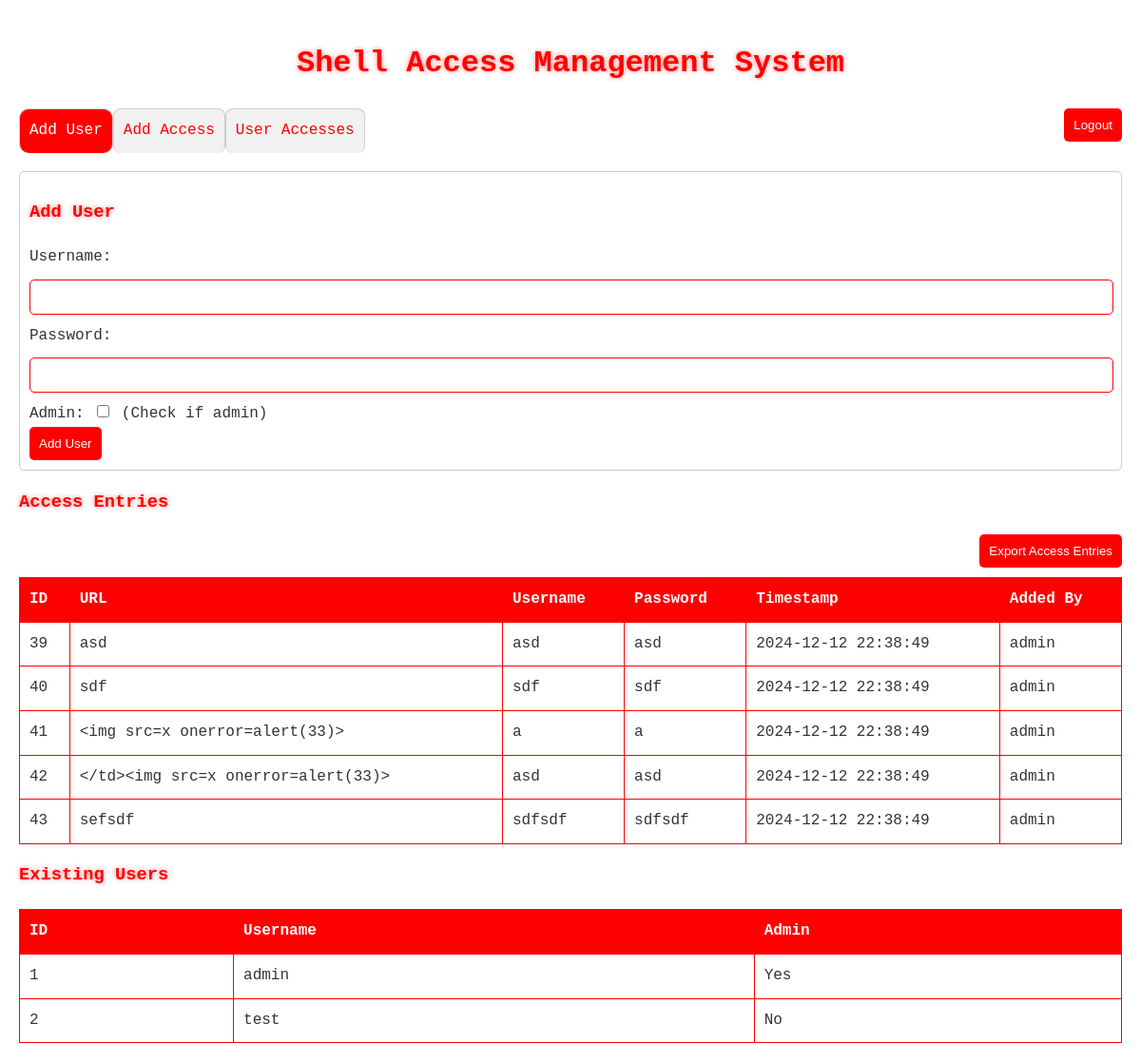
/dashboard.php (signed in), run on the app's committed database.
### tables this page shows
CREATE TABLE `access` (
  `id` int(11) NOT NULL,
  `url` varchar(255) NOT NULL,
  `username` varchar(255) NOT NULL,
  `password` varchar(255) NOT NULL,
  `timestamp` datetime DEFAULT current_timestamp(),
  `added_by` varchar(255) NOT NULL
);

CREATE TABLE `users` (
  `id` int(11) NOT NULL,
  `username` varchar(255) NOT NULL,
  `password` varchar(255) NOT NULL,
  `is_admin` tinyint(1) DEFAULT 0
);

### dashboard.php (the view, shortened to what this page needs)
<?php
require 'db.php';
$access_result = $conn->query("SELECT * FROM access");
$user_result = $conn->query("SELECT * FROM users");
?>
<!DOCTYPE html>
<html lang="en">
<head>
    <link rel="stylesheet" type="text/css" href="styles.css">
</head>
<body>
    <center><h1>Shell Access Management System</h1></center>
    <form method="POST" style="display: inline;">
        <input type="submit" name="logout" value="Logout" class="logout-button">
    </form>
    <div class="tabs">
        <?php if ($_SESSION['is_admin']): ?>
            <div class="tab active" onclick="openTab(event, 'AddUser')">Add User</div>
        <?php endif; ?>
        <div class="tab" onclick="openTab(event, 'AddAccess')">Add Access</div>
        <?php if ($_SESSION['is_admin']): ?>
            <div class="tab" onclick="openTab(event, 'UserAccesses')">User Accesses</div>
        <?php endif; ?>
    </div>
    <?php if ($_SESSION['is_admin']): ?>
    <div id="AddUser" class="tab-content active">
        <h3>Add User</h3>
        <form method="POST">
            Username: <input type="text" name="username" required><br>
            Password: <input type="password" name="password" required><br>
            Admin: <input type="checkbox" name="is_admin"> (Check if admin)<br>
            <input type="submit" name="add_user" value="Add User">
        </form>
    </div>
    <?php endif; ?>
    <h3>Access Entries</h3>
    <form method="POST" style="margin-bottom: 10px;">
        <input type="submit" name="export_access" value="Export Access Entries" class="logout-button">
    </form>
    <table>
        <tr>
            <th>ID</th>
            <th>URL</th>
            <th>Username</th>
            <th>Password</th>
            <th>Timestamp</th>
            <th>Added By</th>
        </tr>
        <?php if ($access_result && $access_result->num_rows > 0): ?>
            <?php while ($row = $access_result->fetch_assoc()): ?>
            <tr>
                <td><?= htmlspecialchars($row['id']); ?></td>
                <td><?= htmlspecialchars($row['url']); ?></td>
                <td><?= htmlspecialchars($row['username']); ?></td>
                <td><?= htmlspecialchars($row['password']); ?></td>
                <td><?= htmlspecialchars($row['timestamp']); ?></td>
                <td><?= htmlspecialchars($row['added_by']); ?></td>
            </tr>
            <?php endwhile; ?>
        <?php else: ?>
            <tr>
                <td colspan="6">No access entries found.</td>
            </tr>
        <?php endif; ?>
    </table>
    <?php if ($_SESSION['is_admin']): ?>
        <h3>Existing Users</h3>
        <table>
            <tr>
                <th>ID</th>
                <th>Username</th>
                <th>Admin</th>
            </tr>
            <?php if ($user_result && $user_result->num_rows > 0): ?>
            <?php while ($row = $user_result->fetch_assoc()): ?>
            <tr>
                <td><?= htmlspecialchars($row['id']); ?></td>
                <td><?= htmlspecialchars($row['username']); ?></td>
                <td><?= $row['is_admin'] ? 'Yes' : 'No'; ?></td>
            </tr>
            <?php endwhile; ?>
            <?php else: ?>
            <tr>
                <td colspan="3">No users found.</td>
            </tr>
            <?php endif; ?>
        </table>
    <?php endif; ?>
</body>
</html>

### styles.css (style rules this page uses)
body { font-family: 'Courier New', Courier, monospace; background-color: #ffffff; color: #333333; margin: 0; padding: 20px; line-height: 1.6; }
h1, h2, h3 { color: #ff0000; text-shadow: 0 0 5px rgba(255, 0, 0, 0.5); }
input[type="text"], input[type="password"] { width: calc(100% - 20px); padding: 10px; margin: 10px 0; border: 1px solid #ff0000; border-radius: 5px; background: #ffffff; color: #333333; }
input[type="submit"] { background: #ff0000; color: white; padding: 10px; border: none; border-radius: 5px; cursor: pointer; transition: background 0.3s ease; }
table { width: 100%; border-collapse: collapse; margin-top: 20px; }
table, th, td { border: 1px solid #ff0000; }
th, td { padding: 10px; text-align: left; background: #ffffff; }
th { background-color: #ff0000; color: white; }
.tabs { overflow: hidden; margin-bottom: 20px; }
.tab { float: left; background-color: #ffffff; color: #ff0000; padding: 10px; cursor: pointer; transition: background-color 0.3s, color 0.3s, border-radius 1s; border-radius: 8px; }
.tab.active { background-color: #ff0000; color: #fa5c5c; border-radius: 10px; }
.tab-content { background-color: #f9f9f9; padding: 15px; border-radius: 5px; margin-top: -1px; }
.logout-button { float: right; background-color: #dc3545; color: white; border: none; border-radius: 5px; padding: 10px 15px; cursor: pointer; margin-bottom: 10px; }

### dashboard.php (style rules this page uses)
.tab { cursor: pointer; padding: 10px; border: 1px solid #ccc; border-bottom: none; background-color: #f1f1f1; color:#ff0000; transition: background-color 0.3s; }
.tab.active { background-color:#ff0000; color: white; }
.tab-content { display: none; padding: 10px; border: 1px solid #ccc; background-color: white; }
.tab-content.active { display: block; }

### data on the page
access: id "39", url "asd", username "asd", password "asd", timestamp "2024-12-12 22:38:49", added_by "admin"
access: id "40", url "sdf", username "sdf", password "sdf", timestamp "2024-12-12 22:38:49", added_by "admin"
access: id "41", url "<img src=x onerror=alert(33)>", username "a", password "a", timestamp "2024-12-12 22:38:49", added_by "admin"
access: id "42", url "</td><img src=x onerror=alert(33)>", username "asd", password "asd", timestamp "2024-12-12 22:38:49", added_by "admin"
access: id "43", url "sefsdf", username "sdfsdf", password "sdfsdf", timestamp "2024-12-12 22:38:49", added_by "admin"
users: id "1", username "admin", is_admin "Yes"
users: id "2", username "test", is_admin "No"
